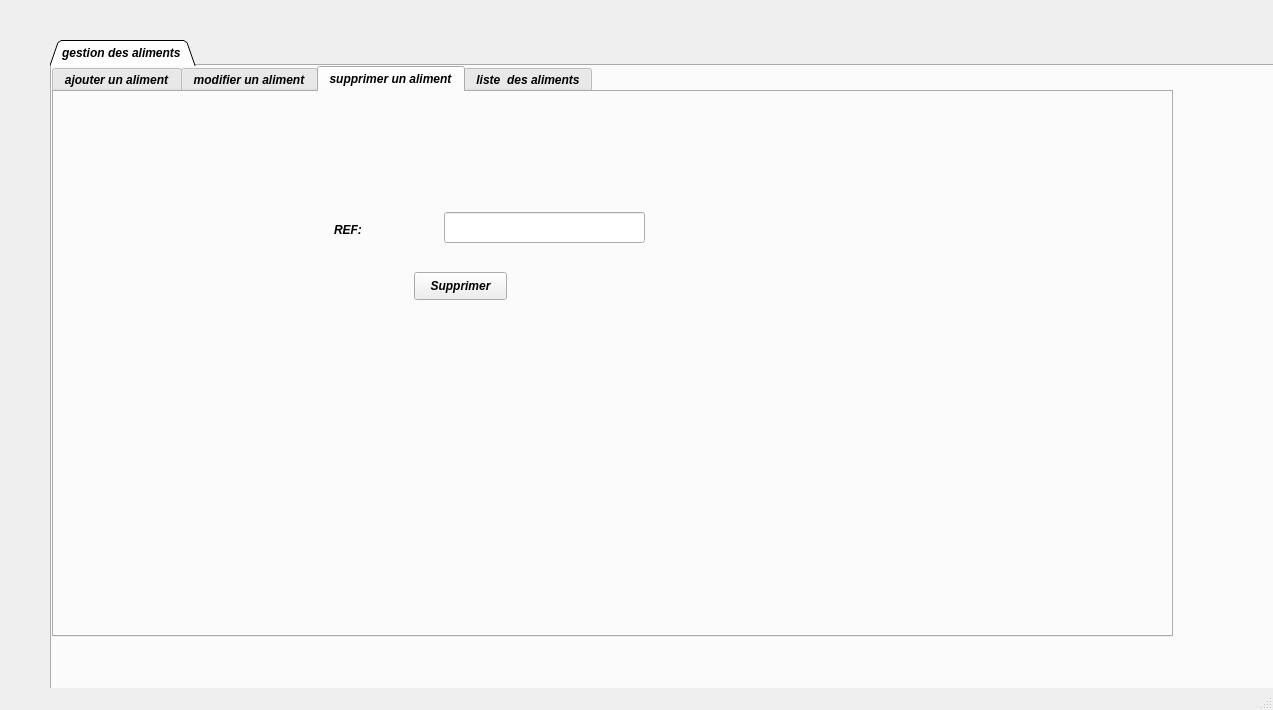
<?xml version="1.0" encoding="UTF-8"?>
<ui version="4.0">
 <class>MainWindow</class>
 <widget class="QMainWindow" name="MainWindow">
  <property name="geometry">
   <rect>
    <x>0</x>
    <y>0</y>
    <width>1273</width>
    <height>710</height>
   </rect>
  </property>
  <property name="windowTitle">
   <string>MainWindow</string>
  </property>
  <widget class="QWidget" name="centralwidget">
   <widget class="QTabWidget" name="tabWidget">
    <property name="geometry">
     <rect>
      <x>50</x>
      <y>40</y>
      <width>15891</width>
      <height>46561</height>
     </rect>
    </property>
    <property name="minimumSize">
     <size>
      <width>751</width>
      <height>0</height>
     </size>
    </property>
    <property name="maximumSize">
     <size>
      <width>16777215</width>
      <height>16777215</height>
     </size>
    </property>
    <property name="baseSize">
     <size>
      <width>155</width>
      <height>48</height>
     </size>
    </property>
    <property name="font">
     <font>
      <family>MS Sans Serif</family>
      <weight>75</weight>
      <italic>true</italic>
      <bold>true</bold>
      <underline>false</underline>
      <strikeout>false</strikeout>
     </font>
    </property>
    <property name="mouseTracking">
     <bool>false</bool>
    </property>
    <property name="tabletTracking">
     <bool>false</bool>
    </property>
    <property name="contextMenuPolicy">
     <enum>Qt::PreventContextMenu</enum>
    </property>
    <property name="acceptDrops">
     <bool>false</bool>
    </property>
    <property name="autoFillBackground">
     <bool>false</bool>
    </property>
    <property name="tabShape">
     <enum>QTabWidget::Triangular</enum>
    </property>
    <property name="currentIndex">
     <number>0</number>
    </property>
    <property name="iconSize">
     <size>
      <width>5666</width>
      <height>556656</height>
     </size>
    </property>
    <property name="tabsClosable">
     <bool>false</bool>
    </property>
    <property name="movable">
     <bool>false</bool>
    </property>
    <property name="tabBarAutoHide">
     <bool>false</bool>
    </property>
    <widget class="QWidget" name="gestiondesaliments_2">
     <attribute name="title">
      <string>gestion des aliments </string>
     </attribute>
     <widget class="QTabWidget" name="tabWidget_4">
      <property name="geometry">
       <rect>
        <x>0</x>
        <y>0</y>
        <width>1121</width>
        <height>571</height>
       </rect>
      </property>
      <property name="font">
       <font>
        <underline>false</underline>
       </font>
      </property>
      <property name="currentIndex">
       <number>2</number>
      </property>
      <property name="iconSize">
       <size>
        <width>500</width>
        <height>500</height>
       </size>
      </property>
      <widget class="QWidget" name="tab_8">
       <attribute name="title">
        <string>ajouter un aliment</string>
       </attribute>
       <widget class="QLabel" name="label_18">
        <property name="geometry">
         <rect>
          <x>260</x>
          <y>60</y>
          <width>56</width>
          <height>16</height>
         </rect>
        </property>
        <property name="text">
         <string>REF</string>
        </property>
       </widget>
       <widget class="QLabel" name="label_20">
        <property name="geometry">
         <rect>
          <x>260</x>
          <y>110</y>
          <width>56</width>
          <height>16</height>
         </rect>
        </property>
        <property name="text">
         <string>Date imp</string>
        </property>
       </widget>
       <widget class="QLabel" name="label_21">
        <property name="geometry">
         <rect>
          <x>260</x>
          <y>160</y>
          <width>71</width>
          <height>16</height>
         </rect>
        </property>
        <property name="text">
         <string>date expi</string>
        </property>
       </widget>
       <widget class="QLabel" name="label_22">
        <property name="geometry">
         <rect>
          <x>270</x>
          <y>220</y>
          <width>56</width>
          <height>16</height>
         </rect>
        </property>
        <property name="text">
         <string>type</string>
        </property>
       </widget>
       <widget class="QLabel" name="label_23">
        <property name="geometry">
         <rect>
          <x>270</x>
          <y>280</y>
          <width>56</width>
          <height>16</height>
         </rect>
        </property>
        <property name="text">
         <string>quantite</string>
        </property>
       </widget>
       <widget class="QLabel" name="label_24">
        <property name="geometry">
         <rect>
          <x>270</x>
          <y>380</y>
          <width>56</width>
          <height>16</height>
         </rect>
        </property>
        <property name="text">
         <string>ref co</string>
        </property>
       </widget>
       <widget class="QLineEdit" name="lineEdit_9">
        <property name="geometry">
         <rect>
          <x>380</x>
          <y>50</y>
          <width>113</width>
          <height>22</height>
         </rect>
        </property>
       </widget>
       <widget class="QLineEdit" name="lineEdit_10">
        <property name="geometry">
         <rect>
          <x>380</x>
          <y>220</y>
          <width>113</width>
          <height>22</height>
         </rect>
        </property>
       </widget>
       <widget class="QLineEdit" name="lineEdit_15">
        <property name="geometry">
         <rect>
          <x>380</x>
          <y>280</y>
          <width>113</width>
          <height>22</height>
         </rect>
        </property>
       </widget>
       <widget class="QLineEdit" name="lineEdit_16">
        <property name="geometry">
         <rect>
          <x>380</x>
          <y>380</y>
          <width>113</width>
          <height>22</height>
         </rect>
        </property>
       </widget>
       <widget class="QPushButton" name="pushButton_17">
        <property name="geometry">
         <rect>
          <x>580</x>
          <y>170</y>
          <width>191</width>
          <height>41</height>
         </rect>
        </property>
        <property name="text">
         <string>ajouter</string>
        </property>
       </widget>
       <widget class="QLabel" name="label_25">
        <property name="geometry">
         <rect>
          <x>-100</x>
          <y>-40</y>
          <width>1121</width>
          <height>501</height>
         </rect>
        </property>
        <property name="styleSheet">
         <string notr="true">
image: url(:/marzoukcrud/image2.png);</string>
        </property>
        <property name="text">
         <string/>
        </property>
       </widget>
       <widget class="QPushButton" name="pushButton_18">
        <property name="geometry">
         <rect>
          <x>70</x>
          <y>290</y>
          <width>93</width>
          <height>28</height>
         </rect>
        </property>
        <property name="text">
         <string>Aliments</string>
        </property>
       </widget>
       <widget class="QPushButton" name="pushButton_19">
        <property name="geometry">
         <rect>
          <x>70</x>
          <y>230</y>
          <width>93</width>
          <height>28</height>
         </rect>
        </property>
        <property name="text">
         <string>Commandes</string>
        </property>
       </widget>
       <widget class="QPushButton" name="pushButton_20">
        <property name="geometry">
         <rect>
          <x>70</x>
          <y>170</y>
          <width>93</width>
          <height>28</height>
         </rect>
        </property>
        <property name="text">
         <string>employee</string>
        </property>
       </widget>
       <widget class="QPushButton" name="pushButton_21">
        <property name="geometry">
         <rect>
          <x>70</x>
          <y>350</y>
          <width>93</width>
          <height>28</height>
         </rect>
        </property>
        <property name="text">
         <string>Animaux</string>
        </property>
       </widget>
       <widget class="QPushButton" name="pushButton_22">
        <property name="geometry">
         <rect>
          <x>70</x>
          <y>410</y>
          <width>93</width>
          <height>28</height>
         </rect>
        </property>
        <property name="text">
         <string>Equipments</string>
        </property>
       </widget>
       <widget class="QDateEdit" name="dateEdit_5">
        <property name="geometry">
         <rect>
          <x>380</x>
          <y>110</y>
          <width>110</width>
          <height>22</height>
         </rect>
        </property>
       </widget>
       <widget class="QDateEdit" name="dateEdit_6">
        <property name="geometry">
         <rect>
          <x>380</x>
          <y>160</y>
          <width>110</width>
          <height>22</height>
         </rect>
        </property>
       </widget>
       <widget class="QPushButton" name="pb_pdf">
        <property name="geometry">
         <rect>
          <x>630</x>
          <y>300</y>
          <width>93</width>
          <height>28</height>
         </rect>
        </property>
        <property name="text">
         <string>pdf</string>
        </property>
       </widget>
       <widget class="QLineEdit" name="lineEdit_17">
        <property name="geometry">
         <rect>
          <x>380</x>
          <y>330</y>
          <width>113</width>
          <height>22</height>
         </rect>
        </property>
       </widget>
       <widget class="QLabel" name="label_26">
        <property name="geometry">
         <rect>
          <x>270</x>
          <y>340</y>
          <width>91</width>
          <height>16</height>
         </rect>
        </property>
        <property name="text">
         <string>temperature</string>
        </property>
       </widget>
       <widget class="QLabel" name="label">
        <property name="geometry">
         <rect>
          <x>260</x>
          <y>60</y>
          <width>56</width>
          <height>16</height>
         </rect>
        </property>
        <property name="text">
         <string>ref</string>
        </property>
       </widget>
       <widget class="QLabel" name="label_2">
        <property name="geometry">
         <rect>
          <x>280</x>
          <y>110</y>
          <width>56</width>
          <height>16</height>
         </rect>
        </property>
        <property name="text">
         <string>date imp</string>
        </property>
       </widget>
       <widget class="QLabel" name="label_3">
        <property name="geometry">
         <rect>
          <x>280</x>
          <y>160</y>
          <width>56</width>
          <height>16</height>
         </rect>
        </property>
        <property name="text">
         <string>date exp</string>
        </property>
       </widget>
       <widget class="QLabel" name="label_4">
        <property name="geometry">
         <rect>
          <x>280</x>
          <y>210</y>
          <width>56</width>
          <height>16</height>
         </rect>
        </property>
        <property name="text">
         <string>type</string>
        </property>
       </widget>
       <widget class="QLabel" name="label_5">
        <property name="geometry">
         <rect>
          <x>280</x>
          <y>260</y>
          <width>56</width>
          <height>16</height>
         </rect>
        </property>
        <property name="text">
         <string>quantite</string>
        </property>
       </widget>
       <widget class="QLineEdit" name="lineEdit">
        <property name="geometry">
         <rect>
          <x>380</x>
          <y>60</y>
          <width>113</width>
          <height>22</height>
         </rect>
        </property>
       </widget>
       <widget class="QLineEdit" name="lineEdit_2">
        <property name="geometry">
         <rect>
          <x>380</x>
          <y>210</y>
          <width>113</width>
          <height>22</height>
         </rect>
        </property>
       </widget>
       <widget class="QLineEdit" name="lineEdit_3">
        <property name="geometry">
         <rect>
          <x>380</x>
          <y>260</y>
          <width>113</width>
          <height>22</height>
         </rect>
        </property>
       </widget>
       <widget class="QLineEdit" name="lineEdit_4">
        <property name="geometry">
         <rect>
          <x>390</x>
          <y>380</y>
          <width>113</width>
          <height>22</height>
         </rect>
        </property>
       </widget>
       <widget class="QLabel" name="label_6">
        <property name="geometry">
         <rect>
          <x>280</x>
          <y>390</y>
          <width>56</width>
          <height>16</height>
         </rect>
        </property>
        <property name="text">
         <string>refco</string>
        </property>
       </widget>
       <widget class="QPushButton" name="pushButton">
        <property name="geometry">
         <rect>
          <x>660</x>
          <y>130</y>
          <width>93</width>
          <height>28</height>
         </rect>
        </property>
        <property name="text">
         <string>ajouter</string>
        </property>
       </widget>
       <widget class="QPushButton" name="pushButton_23">
        <property name="geometry">
         <rect>
          <x>630</x>
          <y>220</y>
          <width>93</width>
          <height>28</height>
         </rect>
        </property>
        <property name="text">
         <string>sms</string>
        </property>
       </widget>
       <widget class="QPushButton" name="pushButton_30">
        <property name="geometry">
         <rect>
          <x>640</x>
          <y>380</y>
          <width>93</width>
          <height>28</height>
         </rect>
        </property>
        <property name="text">
         <string>image upload</string>
        </property>
       </widget>
      </widget>
      <widget class="QWidget" name="tab_9">
       <attribute name="title">
        <string>modifier un aliment</string>
       </attribute>
       <widget class="QLabel" name="label_27">
        <property name="geometry">
         <rect>
          <x>-20</x>
          <y>-50</y>
          <width>931</width>
          <height>481</height>
         </rect>
        </property>
        <property name="styleSheet">
         <string notr="true">image: url(:/marzoukcrud/image2.png);</string>
        </property>
        <property name="text">
         <string/>
        </property>
       </widget>
       <widget class="QLabel" name="label_28">
        <property name="geometry">
         <rect>
          <x>270</x>
          <y>50</y>
          <width>56</width>
          <height>16</height>
         </rect>
        </property>
        <property name="text">
         <string>REF</string>
        </property>
       </widget>
       <widget class="QLabel" name="label_29">
        <property name="geometry">
         <rect>
          <x>260</x>
          <y>110</y>
          <width>81</width>
          <height>20</height>
         </rect>
        </property>
        <property name="text">
         <string>date import</string>
        </property>
       </widget>
       <widget class="QLabel" name="label_30">
        <property name="geometry">
         <rect>
          <x>270</x>
          <y>180</y>
          <width>61</width>
          <height>16</height>
         </rect>
        </property>
        <property name="text">
         <string>date expi</string>
        </property>
       </widget>
       <widget class="QLabel" name="label_31">
        <property name="geometry">
         <rect>
          <x>270</x>
          <y>240</y>
          <width>56</width>
          <height>16</height>
         </rect>
        </property>
        <property name="text">
         <string>type</string>
        </property>
       </widget>
       <widget class="QLabel" name="label_32">
        <property name="geometry">
         <rect>
          <x>270</x>
          <y>290</y>
          <width>56</width>
          <height>16</height>
         </rect>
        </property>
        <property name="text">
         <string>quantite</string>
        </property>
       </widget>
       <widget class="QLabel" name="label_33">
        <property name="geometry">
         <rect>
          <x>280</x>
          <y>360</y>
          <width>56</width>
          <height>16</height>
         </rect>
        </property>
        <property name="text">
         <string>ref co</string>
        </property>
       </widget>
       <widget class="QLineEdit" name="lineEdit_18">
        <property name="geometry">
         <rect>
          <x>390</x>
          <y>50</y>
          <width>113</width>
          <height>22</height>
         </rect>
        </property>
        <property name="text">
         <string/>
        </property>
       </widget>
       <widget class="QLineEdit" name="lineEdit_19">
        <property name="geometry">
         <rect>
          <x>390</x>
          <y>230</y>
          <width>113</width>
          <height>22</height>
         </rect>
        </property>
        <property name="text">
         <string/>
        </property>
       </widget>
       <widget class="QLineEdit" name="lineEdit_20">
        <property name="geometry">
         <rect>
          <x>390</x>
          <y>290</y>
          <width>113</width>
          <height>22</height>
         </rect>
        </property>
        <property name="text">
         <string/>
        </property>
       </widget>
       <widget class="QLineEdit" name="lineEdit_21">
        <property name="geometry">
         <rect>
          <x>390</x>
          <y>360</y>
          <width>113</width>
          <height>22</height>
         </rect>
        </property>
        <property name="text">
         <string/>
        </property>
       </widget>
       <widget class="QPushButton" name="pushButton_13">
        <property name="geometry">
         <rect>
          <x>562</x>
          <y>187</y>
          <width>201</width>
          <height>51</height>
         </rect>
        </property>
        <property name="text">
         <string>modifier</string>
        </property>
       </widget>
       <widget class="QDateEdit" name="dateEdit_7">
        <property name="geometry">
         <rect>
          <x>400</x>
          <y>110</y>
          <width>110</width>
          <height>22</height>
         </rect>
        </property>
       </widget>
       <widget class="QDateEdit" name="dateEdit_8">
        <property name="geometry">
         <rect>
          <x>400</x>
          <y>170</y>
          <width>110</width>
          <height>22</height>
         </rect>
        </property>
       </widget>
       <widget class="QLineEdit" name="lineEdit_22">
        <property name="geometry">
         <rect>
          <x>390</x>
          <y>320</y>
          <width>113</width>
          <height>22</height>
         </rect>
        </property>
       </widget>
       <widget class="QLabel" name="label_7">
        <property name="geometry">
         <rect>
          <x>270</x>
          <y>320</y>
          <width>91</width>
          <height>16</height>
         </rect>
        </property>
        <property name="text">
         <string>temperature</string>
        </property>
       </widget>
      </widget>
      <widget class="QWidget" name="tab_10">
       <attribute name="title">
        <string>supprimer un aliment</string>
       </attribute>
       <widget class="QLabel" name="label_34">
        <property name="geometry">
         <rect>
          <x>-20</x>
          <y>-60</y>
          <width>881</width>
          <height>511</height>
         </rect>
        </property>
        <property name="styleSheet">
         <string notr="true">image: url(:/marzoukcrud/image2.png);</string>
        </property>
        <property name="text">
         <string/>
        </property>
       </widget>
       <widget class="QLineEdit" name="lineEdit_23">
        <property name="geometry">
         <rect>
          <x>390</x>
          <y>120</y>
          <width>201</width>
          <height>31</height>
         </rect>
        </property>
       </widget>
       <widget class="QPushButton" name="pushButton_24">
        <property name="geometry">
         <rect>
          <x>360</x>
          <y>180</y>
          <width>93</width>
          <height>28</height>
         </rect>
        </property>
        <property name="text">
         <string>Supprimer</string>
        </property>
       </widget>
       <widget class="QLabel" name="label_35">
        <property name="geometry">
         <rect>
          <x>280</x>
          <y>130</y>
          <width>56</width>
          <height>16</height>
         </rect>
        </property>
        <property name="text">
         <string>REF:</string>
        </property>
       </widget>
      </widget>
      <widget class="QWidget" name="tab_11">
       <attribute name="title">
        <string>liste  des aliments</string>
       </attribute>
       <widget class="QLabel" name="label_36">
        <property name="geometry">
         <rect>
          <x>0</x>
          <y>-170</y>
          <width>841</width>
          <height>731</height>
         </rect>
        </property>
        <property name="styleSheet">
         <string notr="true">image: url(:/marzoukcrud/image2.png);</string>
        </property>
        <property name="text">
         <string/>
        </property>
       </widget>
       <widget class="QPushButton" name="pushButton_25">
        <property name="geometry">
         <rect>
          <x>50</x>
          <y>150</y>
          <width>93</width>
          <height>28</height>
         </rect>
        </property>
        <property name="text">
         <string>Employee</string>
        </property>
       </widget>
       <widget class="QPushButton" name="pushButton_26">
        <property name="geometry">
         <rect>
          <x>50</x>
          <y>210</y>
          <width>93</width>
          <height>28</height>
         </rect>
        </property>
        <property name="text">
         <string>Commandes</string>
        </property>
       </widget>
       <widget class="QPushButton" name="pushButton_27">
        <property name="geometry">
         <rect>
          <x>50</x>
          <y>270</y>
          <width>93</width>
          <height>28</height>
         </rect>
        </property>
        <property name="text">
         <string>Aliments</string>
        </property>
       </widget>
       <widget class="QPushButton" name="pushButton_28">
        <property name="geometry">
         <rect>
          <x>50</x>
          <y>330</y>
          <width>93</width>
          <height>28</height>
         </rect>
        </property>
        <property name="text">
         <string>Animaux</string>
        </property>
       </widget>
       <widget class="QPushButton" name="pushButton_29">
        <property name="geometry">
         <rect>
          <x>50</x>
          <y>380</y>
          <width>93</width>
          <height>28</height>
         </rect>
        </property>
        <property name="text">
         <string>Equipments</string>
        </property>
       </widget>
       <widget class="QTabWidget" name="tabWidget_5">
        <property name="geometry">
         <rect>
          <x>190</x>
          <y>50</y>
          <width>571</width>
          <height>331</height>
         </rect>
        </property>
        <property name="currentIndex">
         <number>1</number>
        </property>
        <widget class="QWidget" name="tab_12">
         <attribute name="title">
          <string>afficher</string>
         </attribute>
         <widget class="QTableView" name="tableView_3">
          <property name="geometry">
           <rect>
            <x>0</x>
            <y>0</y>
            <width>571</width>
            <height>301</height>
           </rect>
          </property>
         </widget>
        </widget>
        <widget class="QWidget" name="tab_13">
         <attribute name="title">
          <string>trier et rechercher</string>
         </attribute>
         <widget class="QTableView" name="tableView_4">
          <property name="geometry">
           <rect>
            <x>120</x>
            <y>0</y>
            <width>461</width>
            <height>301</height>
           </rect>
          </property>
         </widget>
         <widget class="QPushButton" name="pushButton_15">
          <property name="geometry">
           <rect>
            <x>10</x>
            <y>220</y>
            <width>93</width>
            <height>28</height>
           </rect>
          </property>
          <property name="text">
           <string>trier</string>
          </property>
         </widget>
         <widget class="QLineEdit" name="lineEdit_24">
          <property name="geometry">
           <rect>
            <x>0</x>
            <y>30</y>
            <width>113</width>
            <height>22</height>
           </rect>
          </property>
         </widget>
         <widget class="QPushButton" name="pushButton_12">
          <property name="geometry">
           <rect>
            <x>10</x>
            <y>60</y>
            <width>93</width>
            <height>28</height>
           </rect>
          </property>
          <property name="text">
           <string>rechercher</string>
          </property>
         </widget>
         <widget class="QLabel" name="label_8">
          <property name="geometry">
           <rect>
            <x>0</x>
            <y>10</y>
            <width>121</width>
            <height>16</height>
           </rect>
          </property>
          <property name="text">
           <string>recherche par ref</string>
          </property>
         </widget>
         <widget class="QLabel" name="label_9">
          <property name="geometry">
           <rect>
            <x>20</x>
            <y>190</y>
            <width>81</width>
            <height>16</height>
           </rect>
          </property>
          <property name="text">
           <string>tri par type</string>
          </property>
         </widget>
        </widget>
        <widget class="QWidget" name="tab_14">
         <attribute name="title">
          <string>stat</string>
         </attribute>
         <widget class="QPushButton" name="pushButton_32">
          <property name="geometry">
           <rect>
            <x>230</x>
            <y>260</y>
            <width>93</width>
            <height>28</height>
           </rect>
          </property>
          <property name="text">
           <string>stat</string>
          </property>
         </widget>
         <widget class="QWidget" name="horizontalLayoutWidget_2">
          <property name="geometry">
           <rect>
            <x>40</x>
            <y>19</y>
            <width>501</width>
            <height>231</height>
           </rect>
          </property>
          <layout class="QHBoxLayout" name="horizontalLayout_3"/>
         </widget>
        </widget>
       </widget>
      </widget>
     </widget>
    </widget>
   </widget>
  </widget>
  <widget class="QStatusBar" name="statusbar"/>
 </widget>
 <resources/>
 <connections/>
</ui>
